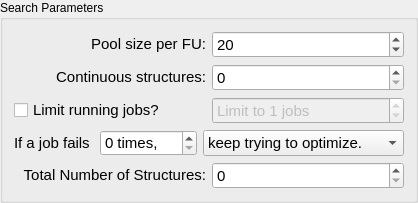
    <widget class="QGroupBox" name="groupBox_4">
     <property name="title">
      <string>Search Parameters</string>
     </property>
     <layout class="QGridLayout" name="gridLayout_8">
      <item row="0" column="0">
       <widget class="QLabel" name="label_26">
        <property name="sizePolicy">
         <sizepolicy hsizetype="Preferred" vsizetype="Fixed">
          <horstretch>0</horstretch>
          <verstretch>0</verstretch>
         </sizepolicy>
        </property>
        <property name="font">
         <font>
          <pointsize>11</pointsize>
         </font>
        </property>
        <property name="toolTip">
         <string>Number of structures to be considered for genetic operations.

Structures are chosen for genetic operations based on a weighted probability list, such that the lowest enthalpy structures have the greatest probability of being chosen. The number specified here is used to determine how many of the lowest enthalpy structures will have a non-zero probability.

Default: 60</string>
        </property>
        <property name="text">
         <string>Pool size per FU:</string>
        </property>
        <property name="alignment">
         <set>Qt::AlignRight|Qt::AlignTrailing|Qt::AlignVCenter</set>
        </property>
        <property name="buddy">
         <cstring>spin_popSize</cstring>
        </property>
       </widget>
      </item>
      <item row="0" column="1">
       <widget class="QSpinBox" name="spin_popSize">
        <property name="sizePolicy">
         <sizepolicy hsizetype="Minimum" vsizetype="Fixed">
          <horstretch>0</horstretch>
          <verstretch>0</verstretch>
         </sizepolicy>
        </property>
        <property name="minimumSize">
         <size>
          <width>0</width>
          <height>21</height>
         </size>
        </property>
        <property name="font">
         <font>
          <pointsize>11</pointsize>
         </font>
        </property>
        <property name="toolTip">
         <string>Number of structures to be considered for genetic operations.

Structures are chosen for genetic operations based on a weighted probability list, such that the lowest enthalpy structures have the greatest probability of being chosen. The number specified here is used to determine how many of the lowest enthalpy structures will have a non-zero probability.

Default: 20</string>
        </property>
        <property name="maximum">
         <number>9999</number>
        </property>
        <property name="value">
         <number>20</number>
        </property>
       </widget>
      </item>
      <item row="1" column="0">
       <widget class="QLabel" name="label_genTotal">
        <property name="sizePolicy">
         <sizepolicy hsizetype="Preferred" vsizetype="Fixed">
          <horstretch>0</horstretch>
          <verstretch>0</verstretch>
         </sizepolicy>
        </property>
        <property name="font">
         <font>
          <pointsize>11</pointsize>
         </font>
        </property>
        <property name="toolTip">
         <string>How many structures are created for population &gt; 1. This has no effect in continuous mode.

Default: 10</string>
        </property>
        <property name="text">
         <string>Continuous structures:</string>
        </property>
        <property name="alignment">
         <set>Qt::AlignRight|Qt::AlignTrailing|Qt::AlignVCenter</set>
        </property>
        <property name="buddy">
         <cstring>spin_contStructs</cstring>
        </property>
       </widget>
      </item>
      <item row="1" column="1">
       <widget class="QSpinBox" name="spin_contStructs">
        <property name="sizePolicy">
         <sizepolicy hsizetype="Minimum" vsizetype="Fixed">
          <horstretch>0</horstretch>
          <verstretch>0</verstretch>
         </sizepolicy>
        </property>
        <property name="minimumSize">
         <size>
          <width>0</width>
          <height>21</height>
         </size>
        </property>
        <property name="font">
         <font>
          <pointsize>11</pointsize>
         </font>
        </property>
        <property name="toolTip">
         <string>Number of structures to be kept &quot;in progress&quot; after the initial generation.

This should depend on the resources available. If a running job limit is set below,

[running job limit] + 1

is a good value here.</string>
        </property>
       </widget>
      </item>
      <item row="2" column="0">
       <widget class="QCheckBox" name="cb_limitRunningJobs">
        <property name="sizePolicy">
         <sizepolicy hsizetype="Minimum" vsizetype="Fixed">
          <horstretch>0</horstretch>
          <verstretch>0</verstretch>
         </sizepolicy>
        </property>
        <property name="font">
         <font>
          <pointsize>11</pointsize>
         </font>
        </property>
        <property name="toolTip">
         <string>Check this box to set a limit on the number of jobs that are submitted for a local optimization at any given time.</string>
        </property>
        <property name="text">
         <string>Limit running jobs?</string>
        </property>
       </widget>
      </item>
      <item row="2" column="1">
       <widget class="QSpinBox" name="spin_runningJobLimit">
        <property name="enabled">
         <bool>false</bool>
        </property>
        <property name="sizePolicy">
         <sizepolicy hsizetype="Minimum" vsizetype="Fixed">
          <horstretch>0</horstretch>
          <verstretch>0</verstretch>
         </sizepolicy>
        </property>
        <property name="minimumSize">
         <size>
          <width>0</width>
          <height>21</height>
         </size>
        </property>
        <property name="font">
         <font>
          <pointsize>11</pointsize>
         </font>
        </property>
        <property name="toolTip">
         <string>Maximum number of simultaneous local optimizations allowed.</string>
        </property>
        <property name="suffix">
         <string> jobs</string>
        </property>
        <property name="prefix">
         <string>Limit to </string>
        </property>
        <property name="value">
         <number>1</number>
        </property>
       </widget>
      </item>
      <item row="3" column="0" colspan="2">
       <layout class="QHBoxLayout" name="horizontalLayout_2">
        <item>
         <widget class="QLabel" name="label_4">
          <property name="sizePolicy">
           <sizepolicy hsizetype="Fixed" vsizetype="Fixed">
            <horstretch>0</horstretch>
            <verstretch>0</verstretch>
           </sizepolicy>
          </property>
          <property name="font">
           <font>
            <pointsize>11</pointsize>
           </font>
          </property>
          <property name="text">
           <string>If a job fails </string>
          </property>
         </widget>
        </item>
        <item>
         <widget class="QSpinBox" name="spin_failLimit">
          <property name="sizePolicy">
           <sizepolicy hsizetype="Fixed" vsizetype="Fixed">
            <horstretch>0</horstretch>
            <verstretch>0</verstretch>
           </sizepolicy>
          </property>
          <property name="minimumSize">
           <size>
            <width>0</width>
            <height>21</height>
           </size>
          </property>
          <property name="font">
           <font>
            <pointsize>11</pointsize>
           </font>
          </property>
          <property name="suffix">
           <string> times,</string>
          </property>
          <property name="maximum">
           <number>100</number>
          </property>
         </widget>
        </item>
        <item>
         <widget class="QComboBox" name="combo_failAction">
          <property name="sizePolicy">
           <sizepolicy hsizetype="Preferred" vsizetype="Fixed">
            <horstretch>0</horstretch>
            <verstretch>0</verstretch>
           </sizepolicy>
          </property>
          <property name="minimumSize">
           <size>
            <width>0</width>
            <height>21</height>
           </size>
          </property>
          <property name="font">
           <font>
            <pointsize>11</pointsize>
           </font>
          </property>
          <property name="toolTip">
           <string>Either keep trying to optimize, kill, or randomize individuals that fail more than the specified number of times.</string>
          </property>
          <item>
           <property name="text">
            <string>keep trying to optimize.</string>
           </property>
          </item>
          <item>
           <property name="text">
            <string>kill the structure.</string>
           </property>
          </item>
          <item>
           <property name="text">
            <string>replace with random.</string>
           </property>
          </item>
          <item>
           <property name="text">
            <string>replace with new offspring.</string>
           </property>
          </item>
         </widget>
        </item>
       </layout>
      </item>
      <item row="4" column="0">
       <widget class="QLabel" name="label_12">
        <property name="sizePolicy">
         <sizepolicy hsizetype="Preferred" vsizetype="Fixed">
          <horstretch>0</horstretch>
          <verstretch>0</verstretch>
         </sizepolicy>
        </property>
        <property name="font">
         <font>
          <pointsize>11</pointsize>
         </font>
        </property>
        <property name="text">
         <string>Total Number of Structures:</string>
        </property>
        <property name="alignment">
         <set>Qt::AlignRight|Qt::AlignTrailing|Qt::AlignVCenter</set>
        </property>
       </widget>
      </item>
      <item row="4" column="1">
       <widget class="QSpinBox" name="spin_cutoff">
        <property name="sizePolicy">
         <sizepolicy hsizetype="Minimum" vsizetype="Fixed">
          <horstretch>0</horstretch>
          <verstretch>0</verstretch>
         </sizepolicy>
        </property>
        <property name="minimumSize">
         <size>
          <width>0</width>
          <height>21</height>
         </size>
        </property>
        <property name="font">
         <font>
          <pointsize>11</pointsize>
         </font>
        </property>
        <property name="maximum">
         <number>100000</number>
        </property>
       </widget>
      </item>
     </layout>
    </widget>
